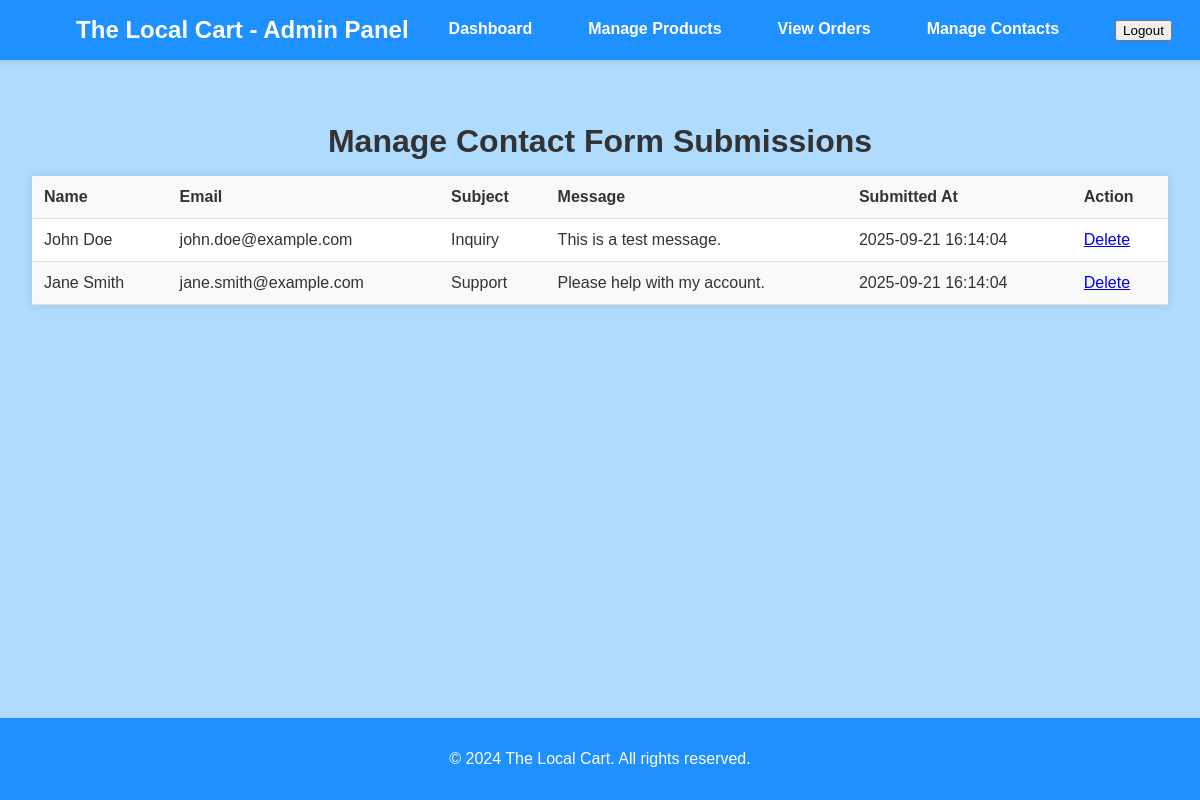
Screenshot of /admin_contacts.php (signed in) with the database file from the repository.
### tables this page shows
CREATE TABLE contact_form_submissions (
    id INT AUTO_INCREMENT PRIMARY KEY,
    name VARCHAR(255) NOT NULL,
    email VARCHAR(255) NOT NULL,
    subject VARCHAR(255),
    message TEXT NOT NULL,
    submitted_at TIMESTAMP DEFAULT CURRENT_TIMESTAMP,
    INDEX (email)   
);

### admin_contacts.php (the view, shortened to what this page needs)
<?php
include 'db.php';
$result = $conn->query("SELECT * FROM contact_form_submissions ORDER BY submitted_at DESC");
$contacts = $result->fetch_all(MYSQLI_ASSOC);
?>
<!DOCTYPE html>
<html lang="en">
<head>
    <link rel="stylesheet" href="css/admin.css">
</head>
<body>
    <header>
        <nav>
            <div class="logo">
                <h1>The Local Cart - Admin Panel</h1>
            </div>
            <ul class="nav-links">
                <li><a href="admin.php">Dashboard</a></li>
                <li><a href="admin_products.php">Manage Products</a></li>
                <li><a href="admin_orders.php">View Orders</a></li>
                <li><a href="admin_contacts.php">Manage Contacts</a></li>
                <li><a href="logout.php"><button class="button">Logout</button></a></li>
            </ul>
        </nav>
    </header>
    <div class="content-container">
        <main>
            <h2>Manage Contact Form Submissions</h2>
            <table>
                <thead>
                    <tr>
                        <th>Name</th>
                        <th>Email</th>
                        <th>Subject</th>
                        <th>Message</th>
                        <th>Submitted At</th>
                        <th>Action</th>
                    </tr>
                </thead>
                <tbody>
                    <?php foreach ($contacts as $contact): ?>
                    <tr>
                        <td><?php echo htmlspecialchars($contact['name']); ?></td>
                        <td><?php echo htmlspecialchars($contact['email']); ?></td>
                        <td><?php echo htmlspecialchars($contact['subject']); ?></td>
                        <td><?php echo htmlspecialchars($contact['message']); ?></td>
                        <td><?php echo htmlspecialchars($contact['submitted_at']); ?></td>
                        <td>
                            <a href="admin_contacts.php?id=<?php echo $contact['id']; ?>" class="button">Delete</a>
                        </td>
                    </tr>
                    <?php endforeach; ?>
                </tbody>
            </table>
        </main>
    </div>
    <footer>
        <p>&copy; 2024 The Local Cart. All rights reserved.</p>
    </footer>
</body>
</html>

### css/admin.css (style rules this page uses)
body { margin: 0; font-family: Arial, sans-serif; background-color: #f0f0f0; color: #333; }
header { background-color: #1e90ff; padding: 1rem 2rem; color: white; position: fixed; width: 100%; top: 0; left: 0; z-index: 1000; box-shadow: 0 2px 5px rgba(0, 0, 0, 0.1); }
header nav { display: flex; justify-content: center; align-items: center; }
header .logo h1 { margin: 0; font-size: 1.5rem; }
header .nav-links { list-style: none; display: flex; margin: 0; padding: 0; }
header .nav-links li { margin-left: 1.5rem; }
header .nav-links a { color: white; text-decoration: none; font-weight: bold; padding: 0.5rem 1rem; transition: background-color 0.3s ease, color 0.3s ease; }
main { padding: 6rem 2rem 2rem 2rem; background-color: #afdbff; min-height: 100vh; box-sizing: border-box; }
h2 { font-size: 2rem; margin-bottom: 1rem; text-align: center; }
table { width: 100%; border-collapse: collapse; margin-bottom: 2rem; background-color: white; box-shadow: 0 0 10px rgba(0, 0, 0, 0.1); }
table th, table td { padding: 0.75rem; text-align: left; border-bottom: 1px solid #ddd; }
table th { background-color: #f9f9f9; font-weight: bold; }
table tr:nth-child(even) { background-color: #f9f9f9; }
footer { background-color: #1e90ff; color: white; text-align: center; padding: 1rem; position: fixed; width: 100%; bottom: 0; box-sizing: border-box; }

### rows the page displays
contact_form_submissions: name "John Doe", email "john.doe@example.com", subject "Inquiry", message "This is a test message.", submitted_at "2025-09-21 16:14:04"
contact_form_submissions: name "Jane Smith", email "jane.smith@example.com", subject "Support", message "Please help with my account.", submitted_at "2025-09-21 16:14:04"
